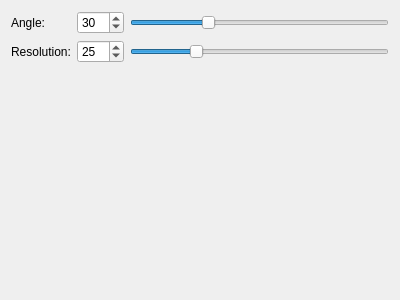
<?xml version="1.0" encoding="UTF-8"?>
<ui version="4.0">
 <class>ConeForm</class>
 <widget class="QWidget" name="ConeForm">
  <property name="geometry">
   <rect>
    <x>0</x>
    <y>0</y>
    <width>400</width>
    <height>300</height>
   </rect>
  </property>
  <property name="windowTitle">
   <string>Form</string>
  </property>
  <layout class="QVBoxLayout" name="verticalLayout">
   <item>
    <layout class="QGridLayout" name="gridLayout">
     <item row="0" column="0">
      <widget class="QLabel" name="angleLabel">
       <property name="text">
        <string>Angle:</string>
       </property>
      </widget>
     </item>
     <item row="0" column="1">
      <widget class="QSpinBox" name="angleSpinBox">
       <property name="minimum">
        <number>1</number>
       </property>
       <property name="maximum">
        <number>100</number>
       </property>
       <property name="value">
        <number>30</number>
       </property>
      </widget>
     </item>
     <item row="0" column="2">
      <widget class="QSlider" name="angleSlider">
       <property name="minimum">
        <number>1</number>
       </property>
       <property name="maximum">
        <number>100</number>
       </property>
       <property name="value">
        <number>30</number>
       </property>
       <property name="orientation">
        <enum>Qt::Horizontal</enum>
       </property>
      </widget>
     </item>
     <item row="1" column="0">
      <widget class="QLabel" name="resolutionLabel">
       <property name="text">
        <string>Resolution:</string>
       </property>
      </widget>
     </item>
     <item row="1" column="1">
      <widget class="QSpinBox" name="resolutionSpinBox">
       <property name="minimum">
        <number>1</number>
       </property>
       <property name="maximum">
        <number>100</number>
       </property>
       <property name="value">
        <number>25</number>
       </property>
      </widget>
     </item>
     <item row="1" column="2">
      <widget class="QSlider" name="resolutionSlider">
       <property name="minimum">
        <number>1</number>
       </property>
       <property name="maximum">
        <number>100</number>
       </property>
       <property name="value">
        <number>25</number>
       </property>
       <property name="orientation">
        <enum>Qt::Horizontal</enum>
       </property>
      </widget>
     </item>
    </layout>
   </item>
   <item>
    <spacer name="verticalSpacer">
     <property name="orientation">
      <enum>Qt::Vertical</enum>
     </property>
     <property name="sizeHint" stdset="0">
      <size>
       <width>20</width>
       <height>222</height>
      </size>
     </property>
    </spacer>
   </item>
  </layout>
 </widget>
 <resources/>
 <connections>
  <connection>
   <sender>resolutionSpinBox</sender>
   <signal>valueChanged(int)</signal>
   <receiver>resolutionSlider</receiver>
   <slot>setValue(int)</slot>
   <hints>
    <hint type="sourcelabel">
     <x>102</x>
     <y>48</y>
    </hint>
    <hint type="destinationlabel">
     <x>192</x>
     <y>53</y>
    </hint>
   </hints>
  </connection>
  <connection>
   <sender>resolutionSlider</sender>
   <signal>valueChanged(int)</signal>
   <receiver>resolutionSpinBox</receiver>
   <slot>setValue(int)</slot>
   <hints>
    <hint type="sourcelabel">
     <x>258</x>
     <y>48</y>
    </hint>
    <hint type="destinationlabel">
     <x>103</x>
     <y>41</y>
    </hint>
   </hints>
  </connection>
  <connection>
   <sender>angleSpinBox</sender>
   <signal>valueChanged(int)</signal>
   <receiver>angleSlider</receiver>
   <slot>setValue(int)</slot>
   <hints>
    <hint type="sourcelabel">
     <x>117</x>
     <y>21</y>
    </hint>
    <hint type="destinationlabel">
     <x>155</x>
     <y>20</y>
    </hint>
   </hints>
  </connection>
  <connection>
   <sender>angleSlider</sender>
   <signal>valueChanged(int)</signal>
   <receiver>angleSpinBox</receiver>
   <slot>setValue(int)</slot>
   <hints>
    <hint type="sourcelabel">
     <x>287</x>
     <y>18</y>
    </hint>
    <hint type="destinationlabel">
     <x>92</x>
     <y>10</y>
    </hint>
   </hints>
  </connection>
 </connections>
</ui>
